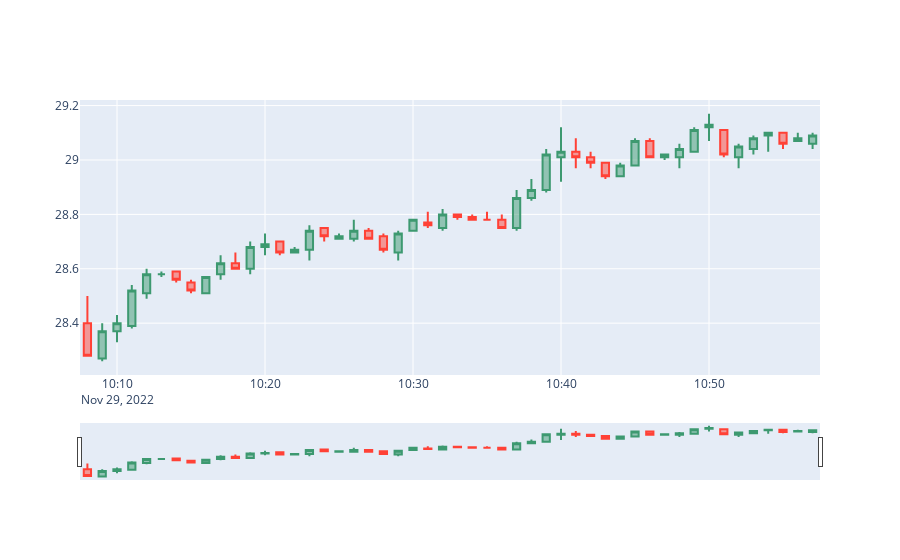

The code cell stored with this chart in its notebook:
### Code cell
fig = go.Figure()
fig.add_trace(go.Candlestick(
    name='Fechamento', 
    x=df["Datetime"], 
    open=df["Open"], 
    high=df["High"],
    low=df["Low"],
    close=df["Close"]))
